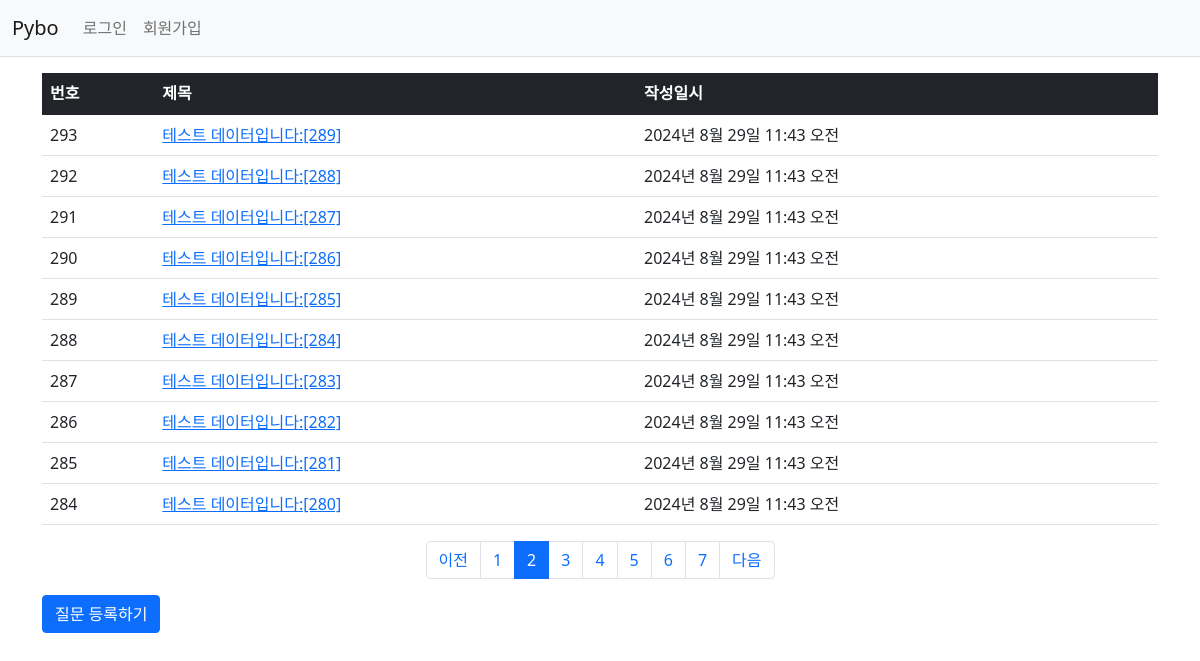
Page /pybo/?page=2 on the committed database.
### pybo/models.py (models this page shows, shortened)
class Question(models.Model):
    subject = models.CharField(max_length=200)
    content = models.TextField()
    create_date = models.DateTimeField()

### pybo/views.py (the view)
# urls.py: path('', views.index, name='index'),
def index(request):
    page = request.GET.get('page', '1')
    question_list = Question.objects.order_by('-create_date')
    paginator = Paginator(question_list, 10)
    page_obj = paginator.get_page(page)
    context = {'question_list': page_obj}
    return render(request, 'pybo/question_list.html', context)

### pybo/templatetags/pybo_filter.py (called while the page is built)
@register.filter
def sub(value, arg):
    return value - arg

### templates/pybo/question_list.html (shortened to what this page needs)
{% extends 'base.html' %}
{% load pybo_filter %}
{% block content %}
    <div class="container my-3">
        <table class="table">
            <thead>
            <tr class="table-dark">
                <th>번호</th>
                <th>제목</th>
                <th>작성일시</th>
            </tr>
            </thead>
            <tbody>
            {% if question_list %}
                {% for question in question_list %}
                    <tr>
                        <td>{{ question_list.paginator.count|sub:question_list.start_index|sub:forloop.counter0|add:1 }}</td>
                        <td>
                            <a href="{% url 'pybo:detail' question.id %}">{{ question.subject }}</a>
                        </td>
                        <td>{{ question.create_date }}</td>
                    </tr>
                {% endfor %}
            {% else %}
                <tr>
                    <td colspan="3">질문이 없습니다.</td>
                </tr>
            {% endif %}
            </tbody>
        </table>
        <ul class="pagination justify-content-center">
            {% if question_list.has_previous %}
                <li class="page-item">
                    <a class="page-link" href="?page={{ question_list.previous_page_number }}">이전</a>
                </li>
            {% else %}
                <li class="page-item disabled">
                    <a class="page-link" tabindex="-1" aria-disabled="true" href="#">이전</a>
                </li>
            {% endif %}
            {% for page_number in question_list.paginator.page_range %}
                {% if page_number >= question_list.number|add:-5 and page_number <= question_list.number|add:5 %}
                    {% if page_number == question_list.number %}
                        <li class="page-item active" aria-current="page">
                            <a class="page-link" href="?page={{ page_number }}">{{ page_number }}</a>
                        </li>
                    {% else %}
                        <li class="page-item">
                            <a class="page-link" href="?page={{ page_number }}">{{ page_number }}</a>
                        </li>
                    {% endif %}
                {% endif %}
            {% endfor %}
            {% if question_list.has_next %}
                <li class="page-item">
                    <a class="page-link" href="?page={{ question_list.next_page_number }}">다음</a>
                </li>
            {% else %}
                <li class="page-item disabled">
                    <a class="page-link" tabindex="-1" aria-disabled="true" href="#">다음</a>
                </li>
            {% endif %}
        </ul>
        <a href="{% url 'pybo:question_create' %}" class="btn btn-primary">질문 등록하기</a>
    </div>
{% endblock %}

### rows in the picture
Question: paginator.count|sub "293", subject "테스트 데이터입니다:[289]", create_date "2024년 8월 29일 11:43 오전"
Question: paginator.count|sub "292", subject "테스트 데이터입니다:[288]", create_date "2024년 8월 29일 11:43 오전"
Question: paginator.count|sub "291", subject "테스트 데이터입니다:[287]", create_date "2024년 8월 29일 11:43 오전"
Question: paginator.count|sub "290", subject "테스트 데이터입니다:[286]", create_date "2024년 8월 29일 11:43 오전"
Question: paginator.count|sub "289", subject "테스트 데이터입니다:[285]", create_date "2024년 8월 29일 11:43 오전"
Question: paginator.count|sub "288", subject "테스트 데이터입니다:[284]", create_date "2024년 8월 29일 11:43 오전"
Question: paginator.count|sub "287", subject "테스트 데이터입니다:[283]", create_date "2024년 8월 29일 11:43 오전"
Question: paginator.count|sub "286", subject "테스트 데이터입니다:[282]", create_date "2024년 8월 29일 11:43 오전"
Question: paginator.count|sub "285", subject "테스트 데이터입니다:[281]", create_date "2024년 8월 29일 11:43 오전"
Question: paginator.count|sub "284", subject "테스트 데이터입니다:[280]", create_date "2024년 8월 29일 11:43 오전"

### other values in the picture
{{ page_number }} "1" "3" "4" "5" "6" "7"
{{ page_number }} "2"
